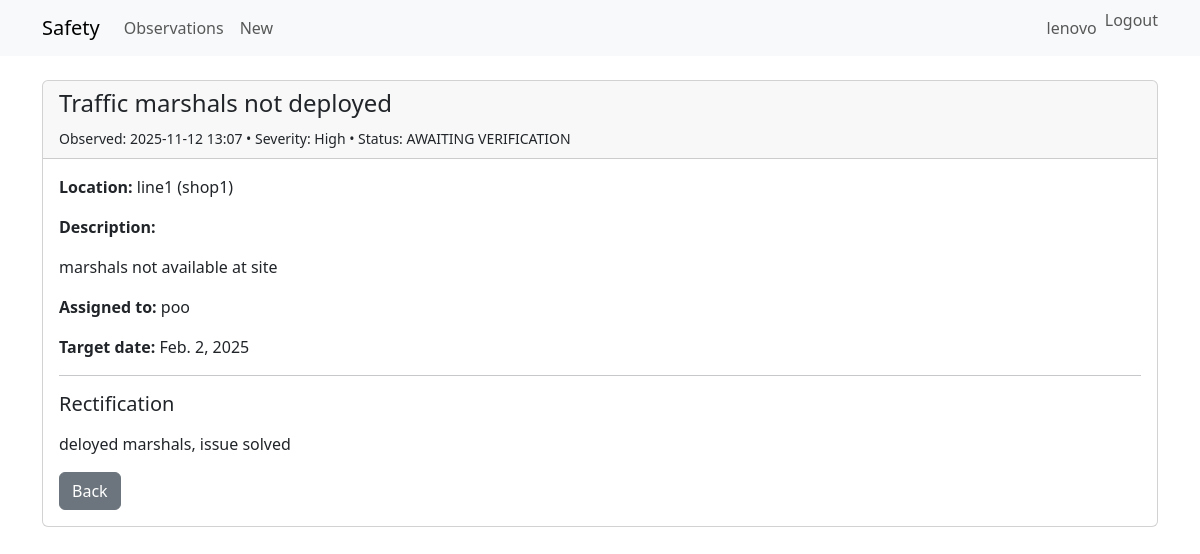
/5/ (signed in), run on the app's committed database.
### users/models.py (models this page shows)
class CustomUser(AbstractUser):
    is_observer = models.BooleanField(default=False)
    is_action_owner = models.BooleanField(default=False)
    is_safety_manager = models.BooleanField(default=False)
    def __str__(self):
        return self.get_full_name() or self.username

### observations/models.py (models this page shows, shortened)
class Observation(models.Model):
    SEVERITY_CHOICES = [
        ('LOW','Low'),
        ('MEDIUM','Medium'),
        ('HIGH','High'),
    ]
    STATUS_CHOICES = [
        ('OPEN','Open'),
        ('IN_PROGRESS','In Progress'),
        ('AWAITING_VERIFICATION','Awaiting Verification'),
        ('CLOSED','Closed'),
    ]
    location = models.ForeignKey(Location, on_delete=models.PROTECT, related_name='observations')
    observer = models.ForeignKey(settings.AUTH_USER_MODEL, on_delete=models.SET_NULL, null=True, related_name='observed')
    date_observed = models.DateTimeField(default=timezone.now)
    title = models.CharField(max_length=255)
    description = models.TextField()
    severity = models.CharField(max_length=10, choices=SEVERITY_CHOICES, default='LOW')
    photo_before = models.ImageField(upload_to='observations/before/', blank=True, null=True)
    assigned_to = models.ForeignKey(settings.AUTH_USER_MODEL, on_delete=models.SET_NULL, null=True, blank=True, related_name='assigned_observations')
    status = models.CharField(max_length=30, choices=STATUS_CHOICES, default='OPEN')
    target_date = models.DateField(null=True, blank=True)
    rectification_details = models.TextField(blank=True)
    photo_after = models.ImageField(upload_to='observations/after/', blank=True, null=True)
    date_closed = models.DateTimeField(null=True, blank=True)
    verification_comment = models.TextField(blank=True, null=True)

class Location(models.Model):
    name = models.CharField(max_length=200)
    area = models.CharField(max_length=200, blank=True)
    facility = models.CharField(max_length=200, blank=True)
    def __str__(self):
        return f"{self.name} ({self.area})" if self.area else self.name

### observations/views.py (the view)
# urls.py: path('<int:pk>/', views.ObservationDetailView.as_view(), name='detail'),
class ObservationDetailView(LoginRequiredMixin, DetailView):
    model = Observation
    template_name = 'observations/observation_detail.html'

### observations/templates/observations/observation_detail.html (shortened to what this page needs)
{% extends 'base.html' %}
{% load crispy_forms_tags %}
{% block content %}
  <div class="card mb-3">
    <div class="card-header">
      <h4>{{ object.title }}</h4>
      <small>Observed: {{ object.date_observed|date:"Y-m-d H:i" }} • Severity: {{ object.get_severity_display }} • Status: {{ object.get_status_display }}</small>
    </div>
    <div class="card-body">
      <p><strong>Location:</strong> {{ object.location }}</p>
      <p><strong>Description:</strong><br/>{{ object.description|linebreaks }}</p>
      <p><strong>Assigned to:</strong> {{ object.assigned_to }}</p>
      <p><strong>Target date:</strong> {{ object.target_date }}</p>
      <hr>
      <h5>Rectification</h5>
      {% if object.rectification_details %}
        <p>{{ object.rectification_details|linebreaks }}</p>
      {% else %}
        <p class="text-muted">No rectification details yet.</p>
      {% endif %}
      <div class="mt-3">
        <a class="btn btn-secondary" href="{% url 'observations:observation_list' %}">Back</a>
      </div>
    </div>
  </div>
{% endblock %}

### templates/base.html (shortened to what this page needs)
<!doctype html>
<html lang="en">
  <head>
    <link href="https://cdn.jsdelivr.net/npm/bootstrap@5.3.2/dist/css/bootstrap.min.css" rel="stylesheet">
  </head>
  <body>
    <nav class="navbar navbar-expand-lg navbar-light bg-light mb-4">
      <div class="container">
        <a class="navbar-brand" href="{% url 'observations:observation_list' %}">Safety</a>
        <div class="collapse navbar-collapse" id="navmenu">
          <ul class="navbar-nav me-auto">
            <li class="nav-item"><a class="nav-link" href="{% url 'observations:observation_list' %}">Observations</a></li>
            <li class="nav-item"><a class="nav-link" href="{% url 'observations:create' %}">New</a></li>
          </ul>
          <ul class="navbar-nav">
            {% if user.is_authenticated %}
              <li class="nav-item"><a class="nav-link" href="{% url 'users:profile' %}">{{ user.get_full_name|default:user.username }}</a></li>
              <li class="nav-item">
                <form method="post" action="{% url 'logout' %}" style="display: inline;">
                  <button type="submit" class="btn btn-link nav-link" style="padding: 0; border: none; background: none;">
                    Logout
                  </button>
                </form>
              </li>
            {% else %}
              <li class="nav-item"><a class="nav-link" href="{% url 'login' %}">Login</a></li>
            {% endif %}
          </ul>
        </div>
      </div>
    </nav>
    <div class="container">
      {% block content %}{% endblock %}
    </div>
  </body>
</html>

### data on the page
CustomUser: get_full_name "lenovo"
Observation: title "Traffic marshals not deployed", date_observed "2025-11-12 13:07", severity "High", status "AWAITING VERIFICATION", location "line1 (shop1)", description "marshals not available at site", assigned_to "poo", target_date "Feb. 2, 2025", rectification_details "deloyed marshals, issue solved"
